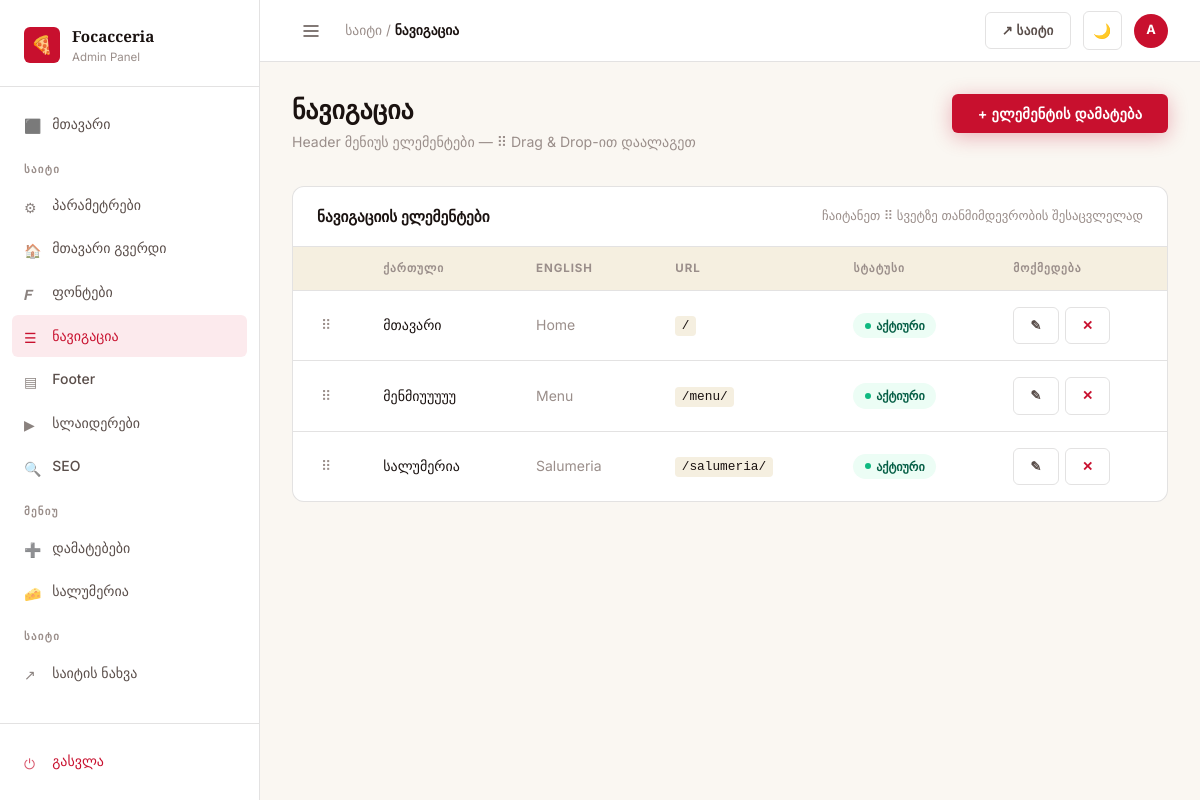
Page /dashboard/navigation/ (signed in) on the earlier database version.
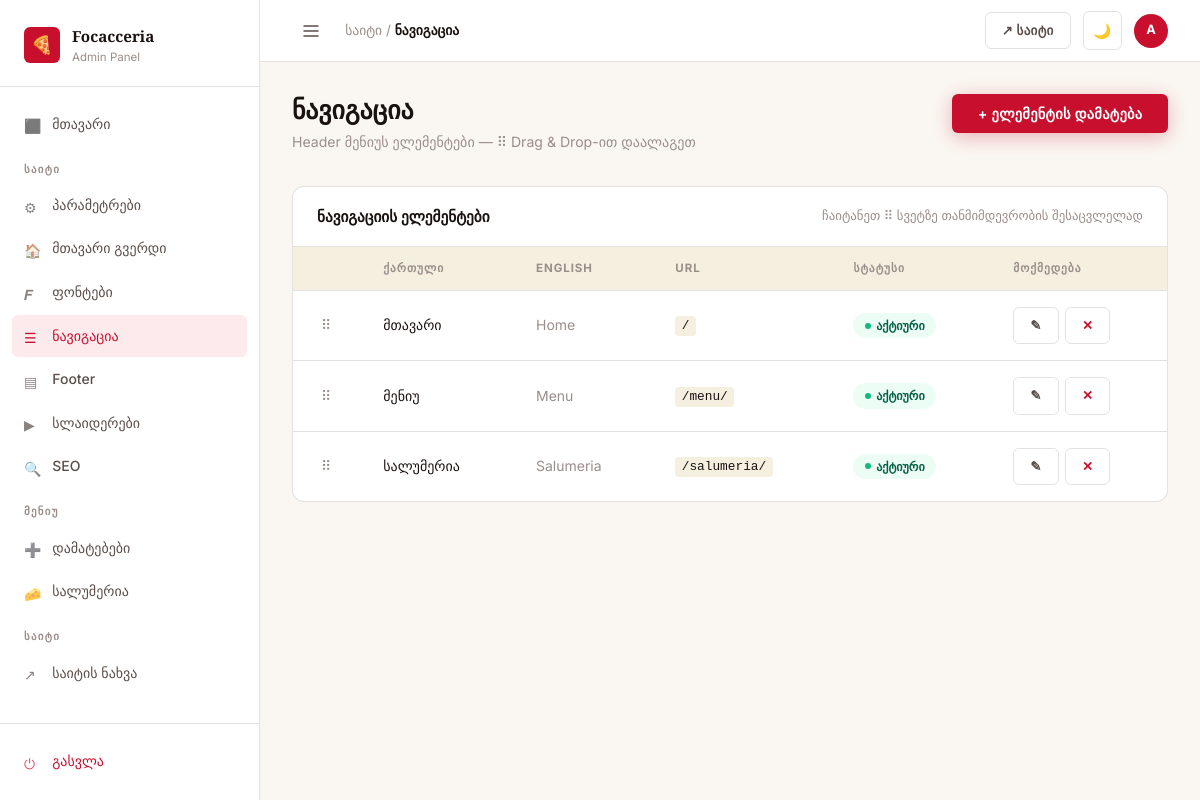
Same page on the later database version.
### core/models.py (models this page shows, shortened)
class NavigationItem(models.Model):
    label_ka = models.CharField(max_length=100)
    label_en = models.CharField(max_length=100)
    url = models.CharField(max_length=200)
    order = models.PositiveIntegerField(default=0)
    is_active = models.BooleanField(default=True)
    open_new_tab = models.BooleanField(default=False)
    class Meta:
        ordering = ['order']

### dashboard/views.py (the view)
# urls.py: path('navigation/', views.navigation, name='navigation'),
@login_required
def navigation(request):
    items = NavigationItem.objects.all()
    return render(request, 'dashboard/navigation.html', {'items': items})

### core/models.py (called while the page is built)
    @classmethod
    def get_settings(cls):
        obj, _ = cls.objects.get_or_create(pk=1)
        return obj

    @classmethod
    def get_settings(cls):
        obj, _ = cls.objects.get_or_create(pk=1)
        return obj

### templates/dashboard/navigation.html (shortened to what this page needs)
{% extends 'dashboard/base.html' %}
{% block nav_navigation %}active{% endblock %}
{% block breadcrumb %}საიტი / <strong>ნავიგაცია</strong>{% endblock %}
{% block content %}
<div class="page-header">
  <div>
    <h1 class="page-title">ნავიგაცია</h1>
    <p class="page-subtitle">Header მენიუს ელემენტები — ⠿ Drag & Drop-ით დაალაგეთ</p>
  </div>
  <button class="btn btn-primary" data-modal-open="#modal-add-nav">+ ელემენტის დამატება</button>
</div>
{% if items %}
<div class="table-card">
  <div class="table-card-header">
    <span class="table-card-title">ნავიგაციის ელემენტები</span>
    <span style="font-size:.8rem;color:var(--text-muted);">ჩაიტანეთ ⠿ სვეტზე თანმიმდევრობის შესაცვლელად</span>
  </div>
  <table class="data-table">
    <thead>
      <tr>
        <th style="width:40px;"></th>
        <th>ქართული</th>
        <th>English</th>
        <th>URL</th>
        <th>სტატუსი</th>
        <th>მოქმედება</th>
      </tr>
    </thead>
    <tbody data-sortable data-reorder-url="{% url 'nav_reorder' %}">
      {% for item in items %}
      <tr data-id="{{ item.pk }}">
        <td><span class="drag-handle" title="გადაიტანეთ">⠿</span></td>
        <td style="font-weight:500;">{{ item.label_ka }}</td>
        <td style="color:var(--text-muted);">{{ item.label_en }}</td>
        <td><code style="font-size:.8rem;background:var(--bg-surface);padding:.15rem .4rem;border-radius:4px;">{{ item.url }}</code></td>
        <td>
          {% if item.is_active %}
          <span class="status-pill status-active">აქტიური</span>
          {% else %}
          <span class="status-pill status-inactive">დამალული</span>
          {% endif %}
        </td>
        <td>
          <div class="td-actions">
            <a href="{% url 'nav_edit' item.pk %}" class="btn btn-ghost btn-sm">✎</a>
            <a href="{% url 'nav_delete' item.pk %}" class="btn btn-ghost btn-sm" style="color:var(--accent);"
               data-confirm="ელემენტის წაშლა?">✕</a>
          </div>
        </td>
      </tr>
      {% endfor %}
    </tbody>
  </table>
</div>
{% else %}
<div class="empty-state">
  <div class="empty-state-icon">☰</div>
  <h3>ნავიგაცია ცარიელია</h3>
  <p>დაამატეთ ნავიგაციის ელემენტები</p>
</div>
{% endif %}
{% endblock %}

Differences in the rows shown:
changed NavigationItem "Menu": label_ka "მენმიუუუუუ" → "მენიუ"
